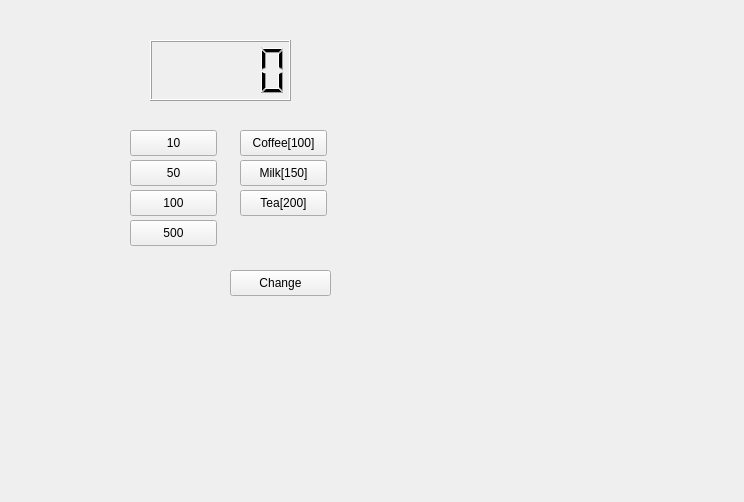
<?xml version="1.0" encoding="UTF-8"?>
<ui version="4.0">
 <class>Widget</class>
 <widget class="QWidget" name="Widget">
  <property name="geometry">
   <rect>
    <x>0</x>
    <y>0</y>
    <width>744</width>
    <height>502</height>
   </rect>
  </property>
  <property name="windowTitle">
   <string>Widget</string>
  </property>
  <widget class="QLCDNumber" name="lcdNumber">
   <property name="geometry">
    <rect>
     <x>150</x>
     <y>40</y>
     <width>141</width>
     <height>61</height>
    </rect>
   </property>
  </widget>
  <widget class="QPushButton" name="pb10">
   <property name="geometry">
    <rect>
     <x>130</x>
     <y>130</y>
     <width>87</width>
     <height>26</height>
    </rect>
   </property>
   <property name="text">
    <string>10</string>
   </property>
  </widget>
  <widget class="QPushButton" name="pb50">
   <property name="geometry">
    <rect>
     <x>130</x>
     <y>160</y>
     <width>87</width>
     <height>26</height>
    </rect>
   </property>
   <property name="text">
    <string>50</string>
   </property>
  </widget>
  <widget class="QPushButton" name="pb100">
   <property name="geometry">
    <rect>
     <x>130</x>
     <y>190</y>
     <width>87</width>
     <height>26</height>
    </rect>
   </property>
   <property name="text">
    <string>100</string>
   </property>
  </widget>
  <widget class="QPushButton" name="pb500">
   <property name="geometry">
    <rect>
     <x>130</x>
     <y>220</y>
     <width>87</width>
     <height>26</height>
    </rect>
   </property>
   <property name="text">
    <string>500</string>
   </property>
  </widget>
  <widget class="QPushButton" name="pcCoffee">
   <property name="geometry">
    <rect>
     <x>240</x>
     <y>130</y>
     <width>87</width>
     <height>26</height>
    </rect>
   </property>
   <property name="text">
    <string>Coffee[100]</string>
   </property>
  </widget>
  <widget class="QPushButton" name="pbReset">
   <property name="geometry">
    <rect>
     <x>230</x>
     <y>270</y>
     <width>101</width>
     <height>26</height>
    </rect>
   </property>
   <property name="text">
    <string>Change</string>
   </property>
  </widget>
  <widget class="QPushButton" name="pcMilk">
   <property name="geometry">
    <rect>
     <x>240</x>
     <y>160</y>
     <width>87</width>
     <height>26</height>
    </rect>
   </property>
   <property name="text">
    <string>Milk[150]</string>
   </property>
  </widget>
  <widget class="QPushButton" name="pcTea">
   <property name="geometry">
    <rect>
     <x>240</x>
     <y>190</y>
     <width>87</width>
     <height>26</height>
    </rect>
   </property>
   <property name="text">
    <string>Tea[200]</string>
   </property>
  </widget>
 </widget>
 <resources/>
 <connections/>
</ui>
